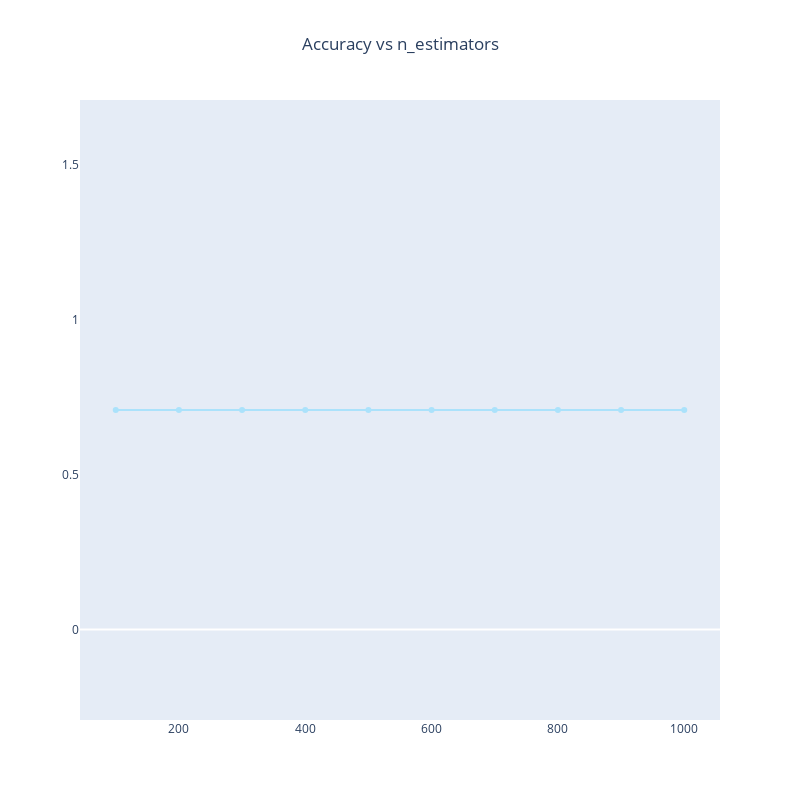

Notebook source saved alongside this figure:
### Code cell
fig = go.Figure()
fig.add_trace(
    go.Scatter(
        x=[i[0] for i in l],
        y=[i[1] for i in l],
        mode="lines+markers",
        marker_color="rgb(171, 226, 251)",
    )
)
fig.update_layout(
    title="Accuracy vs n_estimators",
    title_x=0.5,
    width=800,
    height=800,
    xaxis_showgrid=False,
    yaxis_showgrid=False,
)
fig.show()

### Figure 1 — Plotly figure (JSON) as saved in the notebook; plotly's stock layout.template omitted (floating-point values rounded to 4 significant figures)
{"data": [{"marker": {"color": "rgb(171, 226, 251)"}, "mode": "lines+markers", "type": "scatter", "x": [100, 200, 300, 400, 500, 600, 700, 800, 900, 1000], "y": [0.7079, 0.7079, 0.7079, 0.7079, 0.7079, 0.7079, 0.7079, 0.7079, 0.7079, 0.7079]}], "layout": {"height": 800, "title": {"text": "Accuracy vs n_estimators", "x": 0.5}, "width": 800, "xaxis": {"showgrid": false}, "yaxis": {"showgrid": false}}}
